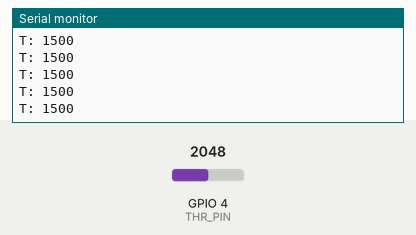
This sketch was run on a simulated ESP32. On the bench: the last lines printed to the serial monitor. The test bench sets the inputs (shaded band); at power-on: GPIO 4 (THR_PIN) = 2048 (analog values on the 0–4095 scale).

Above: at 1.2 s.
1.3 s: GPIO 4 (THR_PIN) set to 2866
At 2.0 s:
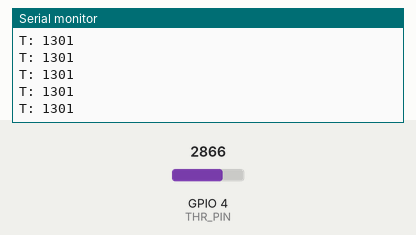
2.8 s: GPIO 4 (THR_PIN) set to 3603
At 3.8 s:
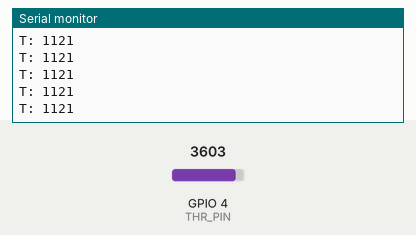
Timing chart, 0 to 5.8 s (numbered marks = the images above; inputs shaded):
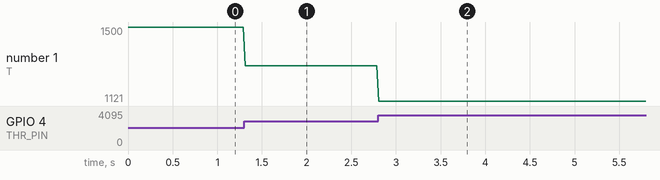

Measured:
- after the input at 1.3 s, the serial monitor: prints a new line at once (image 1)
- after the input at 2.8 s, the serial monitor: prints a new line at once (image 2)
- plotted number 1: 1500 → 1301 after the input at 1.3 s, 1301 → 1121 after the input at 2.8 s

The sketch:

vysilac.ino
```cpp
#include <ESP32Servo.h>
#define THR_PIN 4
HardwareSerial HC12(2);

void setup() {
  Serial.begin(115200);
  analogReadResolution(12);
  analogSetPinAttenuation(THR_PIN, ADC_11db);
  HC12.begin(9600, SERIAL_8N1, 16, 17);
}
void loop() {

  uint16_t thrRaw = analogRead(THR_PIN);
  uint16_t thrPMW = map(thrRaw, 0, 4095, 2000, 1000);

  HC12.write((uint8_t*)&thrPMW, sizeof(thrPMW));
  Serial.print("T: ");
  Serial.println(thrPMW);
  delay(20);
}
```
